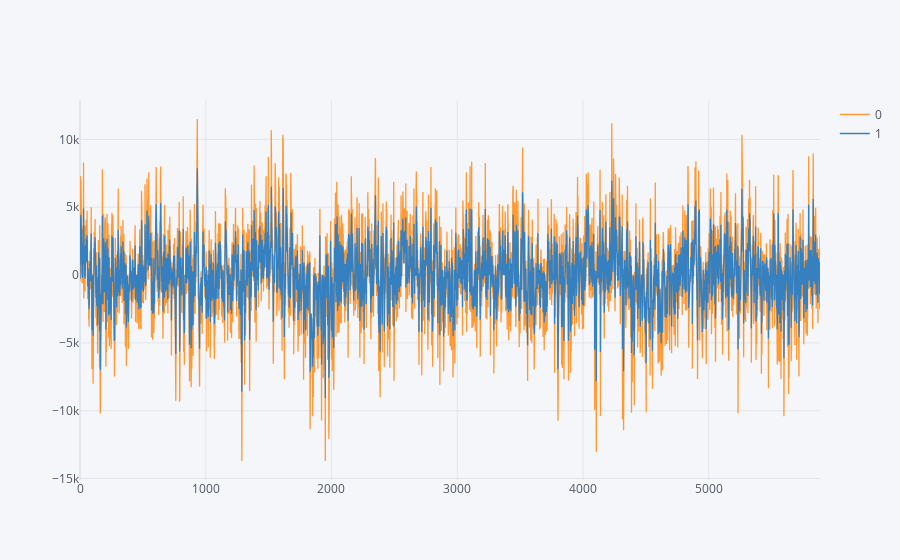

Source (notebook cell):
### Code cell
pd.concat([ovo.reset_index(drop = True), prediction[1:].reset_index(drop = True)], axis = 1).iplot()

### Figure 1 — Plotly figure (JSON) as saved in the notebook; plotly's stock layout.template omitted (floating-point values rounded to 4 significant figures; data arrays with more than 128 entries replaced by an {"elided": "..."} marker saying what was removed)
{"data": [{"line": {"color": "rgba(255, 153, 51, 1.0)", "dash": "solid", "shape": "linear", "width": 1.3}, "mode": "lines", "name": "0", "text": "", "type": "scatter", "x": {"elided": "5886 int values"}, "y": {"elided": "5886 float values"}}, {"line": {"color": "rgba(55, 128, 191, 1.0)", "dash": "solid", "shape": "linear", "width": 1.3}, "mode": "lines", "name": "1", "text": "", "type": "scatter", "x": {"elided": "5886 int values"}, "y": {"elided": "5886 mixed values"}}], "layout": {"legend": {"bgcolor": "#F5F6F9", "font": {"color": "#4D5663"}}, "paper_bgcolor": "#F5F6F9", "plot_bgcolor": "#F5F6F9", "title": {"font": {"color": "#4D5663"}}, "xaxis": {"gridcolor": "#E1E5ED", "showgrid": true, "tickfont": {"color": "#4D5663"}, "title": {"font": {"color": "#4D5663"}, "text": ""}, "zerolinecolor": "#E1E5ED"}, "yaxis": {"gridcolor": "#E1E5ED", "showgrid": true, "tickfont": {"color": "#4D5663"}, "title": {"font": {"color": "#4D5663"}, "text": ""}, "zerolinecolor": "#E1E5ED"}}}
